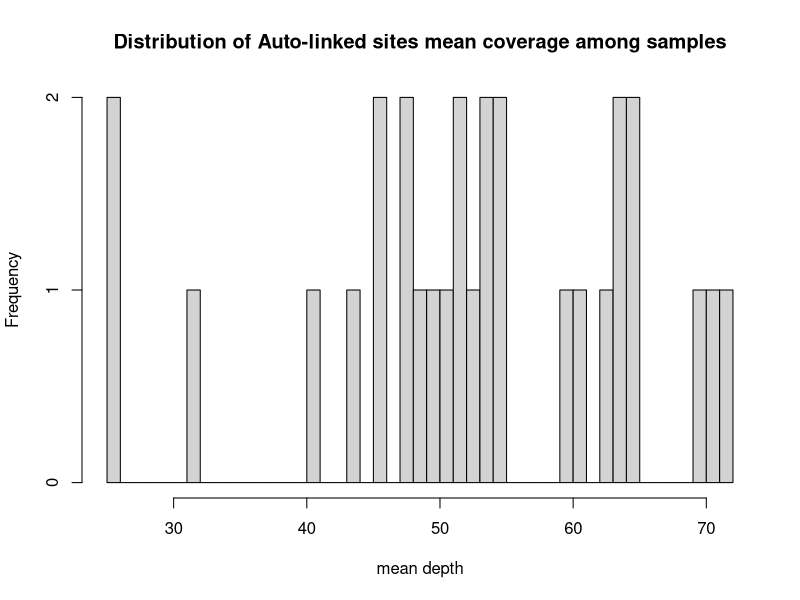
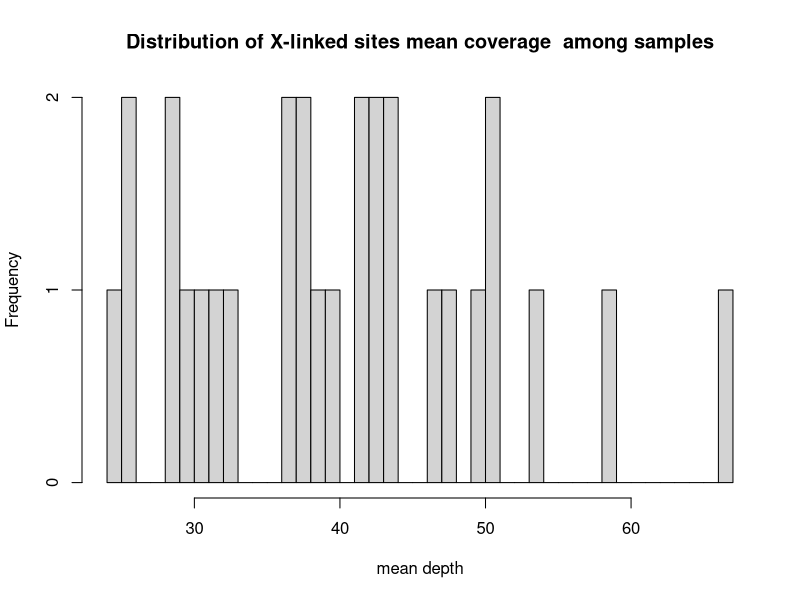
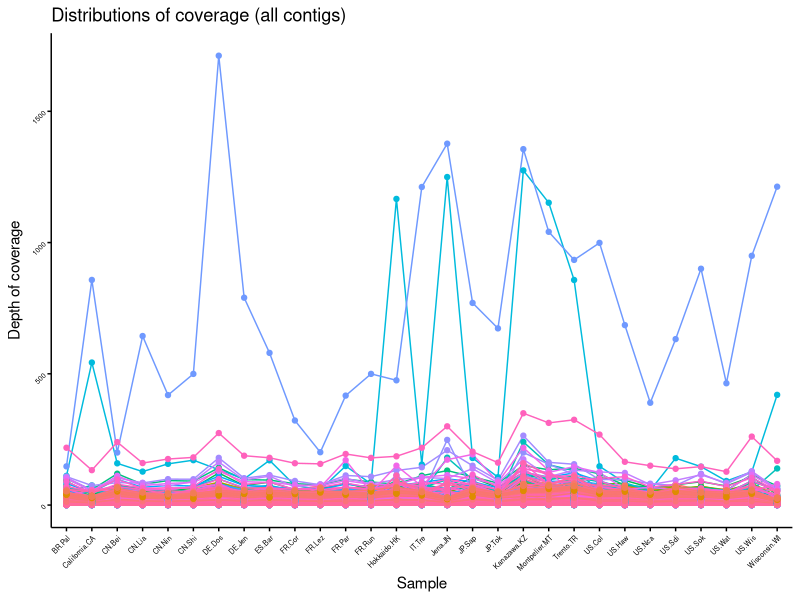
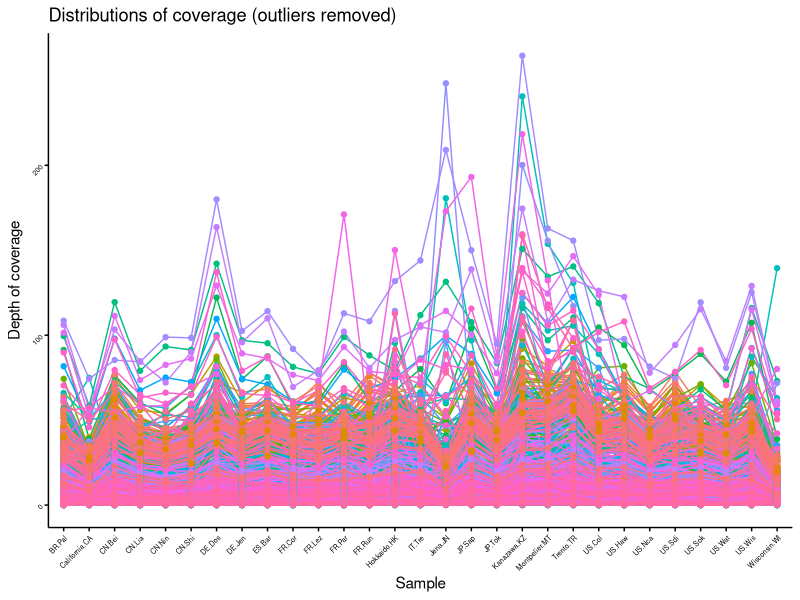
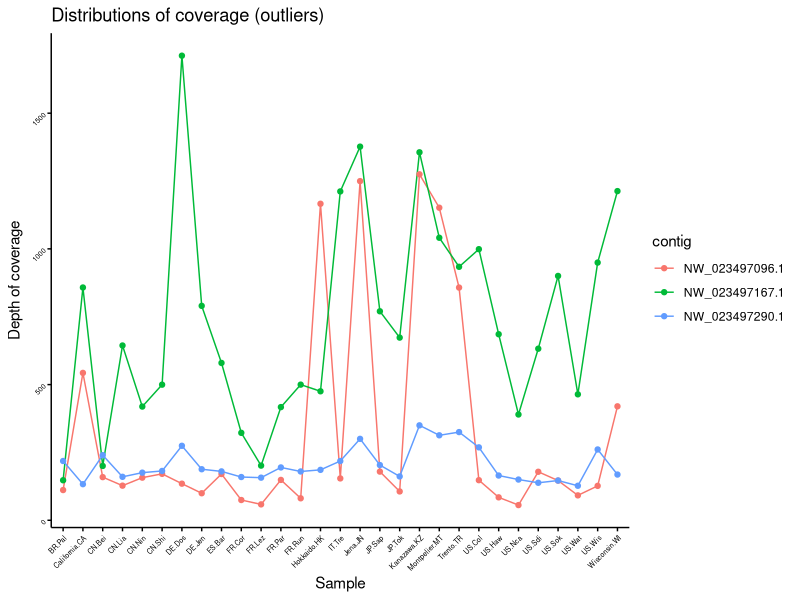

Generate these figures, in order, with R:
## ---- chunk 1
knitr::opts_chunk$set(echo = TRUE)
## ---- chunk 2
setwd("/Users/siyuansmac/bioinfo/temp")
df <- read.delim(file="mean_depth_format.txt", header=T, sep="\t", row.names = 1)
df
## ---- chunk 3
# test normality of A and X individually
A <- as.numeric(df['auto-contigs',-1])
X <- as.numeric(df['X-contigs', -1])

# contig <- cor.test(A, as.numeric(df['NC_050699.1', -1]), method = 'spearman')
# x <- cor.test(A, X, method = 'spearman')
# contig
# x

hist(A, main = 'Distribution of Auto-linked sites mean coverage among samples', 
     xlab = 'mean depth', breaks = 60)
hist(X, main = 'Distribution of X-linked sites mean coverage  among samples', 
     xlab = 'mean depth', breaks = 60)
## ---- chunk 4
# calculate correlations (setting an 'ambiguous' category when both correlations are non-significant)
Corres <- apply(df, 1, function(row){
    A <- as.numeric(df['auto-contigs',-1])
    X <- as.numeric(df['X-contigs', -1])
    contig <- as.numeric(row[-1])

    corre_A <- cor.test(A, contig, method = "spearman", exact = F) # compute p-values using asymptotic t approximation given ties in the datdset
    corre_X <- cor.test(X, contig, method = "spearman", exact = F)
    
    # corre_A <- cor.test(A, contig, method = "spearman")
    # corre_X <- cor.test(X, contig, method = "spearman")
    
    if (corre_A$estimate > corre_X$estimate & (corre_A$p.value < 0.05 | corre_X$p.value < 0.05)){
        assigned <- 'auto-linked'
    }else if (corre_A$estimate < corre_X$estimate & (corre_A$p.value < 0.05 | corre_X$p.value < 0.05)){
        assigned <- 'X-linked'
    }else {assigned <- 'ambiguous'}
    # return(c(assigned,0))
    return(c(corre_A$estimate, corre_A$p.value, corre_X$estimate, corre_X$p.value, assigned))
})

# calculate correlations (without the 'ambiguous' category)
Corres.AorX <- apply(df, 1, function(row){
    A <- as.numeric(df['auto-contigs',-1])
    X <- as.numeric(df['X-contigs', -1])
    contig <- as.numeric(row[-1])

    corre_A <- cor.test(A, contig, method = "spearman", exact = F) # compute p-values using asymptotic t approximation given ties in the datdset
    corre_X <- cor.test(X, contig, method = "spearman", exact = F)
    
    # corre_A <- cor.test(A, contig, method = "spearman")
    # corre_X <- cor.test(X, contig, method = "spearman")
    
    if (corre_A$estimate > corre_X$estimate ){
        assigned <- 'auto-linked'
    }else if (corre_A$estimate < corre_X$estimate ){
        assigned <- 'X-linked'
    }else {assigned <- 'equal'}
    # return(c(assigned,0))
    return(c(corre_A$estimate, corre_A$p.value, corre_X$estimate, corre_X$p.value, assigned))
})

# look at the change in proportions of categories
catgr <- data.frame(with_ambiguous=c(dim(Corres[,-1:-2][,Corres[5, -1:-2] == "auto-linked"])[2],
dim(Corres[,-1:-2][,Corres[5, -1:-2] == "X-linked"])[2],
dim(Corres[,-1:-2][,Corres[5, -1:-2] == "ambiguous"])[2]), 
without_ambiguous=c(dim(Corres.AorX[,-1:-2][,Corres.AorX[5, -1:-2] == "auto-linked"])[2],
dim(Corres.AorX[,-1:-2][,Corres.AorX[5, -1:-2] == "X-linked"])[2],
dim(Corres.AorX[,-1:-2][,Corres.AorX[5, -1:-2] == "ambiguous"])[2]))
row.names(catgr) <- c("auto-linked", "X-linked", "ambiguous")
catgr

inter.auto <- length(intersect(colnames(Corres[,-1:-2][,Corres[5, -1:-2] == "auto-linked"]),
colnames(Corres.AorX[,-1:-2][,Corres.AorX[5, -1:-2] == "auto-linked"])))
inter.X <- length(intersect(colnames(Corres[,-1:-2][,Corres[5, -1:-2] == "X-linked"]),
colnames(Corres.AorX[,-1:-2][,Corres.AorX[5, -1:-2] == "X-linked"])))
inter.auto
inter.X
## ---- chunk 5
# generate a table of contig mapping and contig assignment by correlation
df_assn <- data.frame(cbind(mapping = df[-1:-2, "Assigned.Molecule"], cor_assign = Corres[5, -1:-2]))
df_assn <- df_assn[order(row.names(df_assn)),]
df_assn

# calculate the overlap ratio of assignment by correlation with assignment by direct mapping
cat('Overlap ratio of assignment by correlation with assignment by direct mapping: ',
    dim(df_assn[df_assn$mapping != 'na' &
    ((df_assn$mapping == "X" & df_assn$cor_assign == "X-linked") | 
       (df_assn$mapping != "X" & df_assn$cor_assign == "auto-linked")),])[1]/
      dim(df_assn[df_assn$mapping != 'na',])[1])
## ---- chunk 6
# generate a table of contig mapping, contig assignment by correlation and contig assignment by Kapun
df_kapun <- read.delim(file="assignment_Kappun_refseq.txt", header=F, sep="\t", 
                       col.names = c('contig', 'chr'))
df_assn <- merge(df_assn, df_kapun, by.x = 0, by.y = 1)
names(df_assn)[c(1, 4)] <- c("contig", "kapun_assign")

# output the table for downstream calculation of maximum coverage
write.table(df_assn, file="assignment_cor_amb.txt", sep="\t", row.names = F, quote = F)

# calculate the overlap ratio of assignment by correlation with assignment by Kapun
cat('Overlap ratio of assignment by correlation with assignment by direct mapping: ',
    dim(df_assn[is.na(df_assn$kapun_assign) == FALSE & df_assn$mapping == 'na' &
    ((df_assn$kapun_assign == "X" & df_assn$cor_assign == "X-linked") | 
       (df_assn$kapun_assign == "A" & df_assn$cor_assign == "auto-linked")),])[1]/
      dim(df_assn[is.na(df_assn$kapun_assign) == FALSE & df_assn$mapping == 'na',])[1])

# print contigs with un-overlapped assignment
df_assn[is.na(df_assn$kapun_assign) == FALSE & df_assn$mapping == 'na' &
    !((df_assn$kapun_assign == "X" & df_assn$cor_assign == "X-linked") | 
        (df_assn$kapun_assign == "A" & df_assn$cor_assign == "auto-linked")),]
## ---- chunk 7
library(ggplot2)

# def a function to plot the distribution of depth among samples and contigs
plot_lines <- function(percent, direction, legend_pos, title){
  # generate the table for plotting
  if (direction == "above"){
    df_extract <- df[rowMeans(df[,-1] >= quantile(as.vector(as.matrix(df[,-1])), percent)) != 0,]
  }else if (direction == "below"){
    df_extract <- df[rowMeans(df[,-1] >= quantile(as.vector(as.matrix(df[,-1])), percent)) == 0,]}
  rownames_plot <- rownames(df_extract)[rownames(df_extract) !=
  "auto-contigs" & rownames(df_extract) != "X-contigs"]
  df_plot <- data.frame(contig = rep(rownames_plot, each = length(colnames(df_extract)[-1])), 
  sample = factor(colnames(df_extract)[-1]), depth = 
    as.vector(as.matrix(t(df_extract[rownames_plot, -1]))))
  
  # plot line charts
  ggplot(df_plot, aes(x = sample, y = depth, colour = contig, group = contig)) + geom_line() + geom_point() +
  labs(x = "Sample", y = "Depth of coverage", title = title) +
  theme(panel.grid =element_blank(), panel.background = element_blank(), panel.border = element_blank()) +
  theme(axis.line = element_line(colour = "black")) +
  theme(legend.position=legend_pos) + 
  theme(axis.text = element_text(colour = "black", size = 5, angle = 45, hjust = 1)) +
  theme(axis.ticks = element_line(colour = "black"))
}

# plot distributions for all contigs
plot_lines(0, "above", "none", "Distributions of coverage (all contigs)")

# plot distributions for contigs with the maximum depth lower than 99.79% 
plot_lines(0.9979, "below", "none", "Distributions of coverage (outliers removed)")

# plot distributions for contigs with the maximum depth no lower than 99.79% 
plot_lines(0.9979, "above", "right", "Distributions of coverage (outliers)")

# print assignments for outlier contigs
df_assn[df_assn$contig == "NW_023497096.1"|df_assn$contig =="NW_023497167.1"|
          df_assn$contig =="NW_023497290.1",]

Corres[1:5, c("NW_023497096.1", "NW_023497167.1", "NW_023497290.1")]

Corres[1:5, c("NW_023496975.1", "NW_023496985.1", "NW_023497035.1", "NW_023497156.1", "NW_023497192.1")]

# Plot A:  X-axis is mean autosomal depth, Y-axis is this contig’s depth, one point for each population.

# Plot B:  Same but for X mean depth

# 2 predictor/independent/X variables:  Autosomal means and X means
# 1 response/dependent/Y variable:  This contig’s depths
